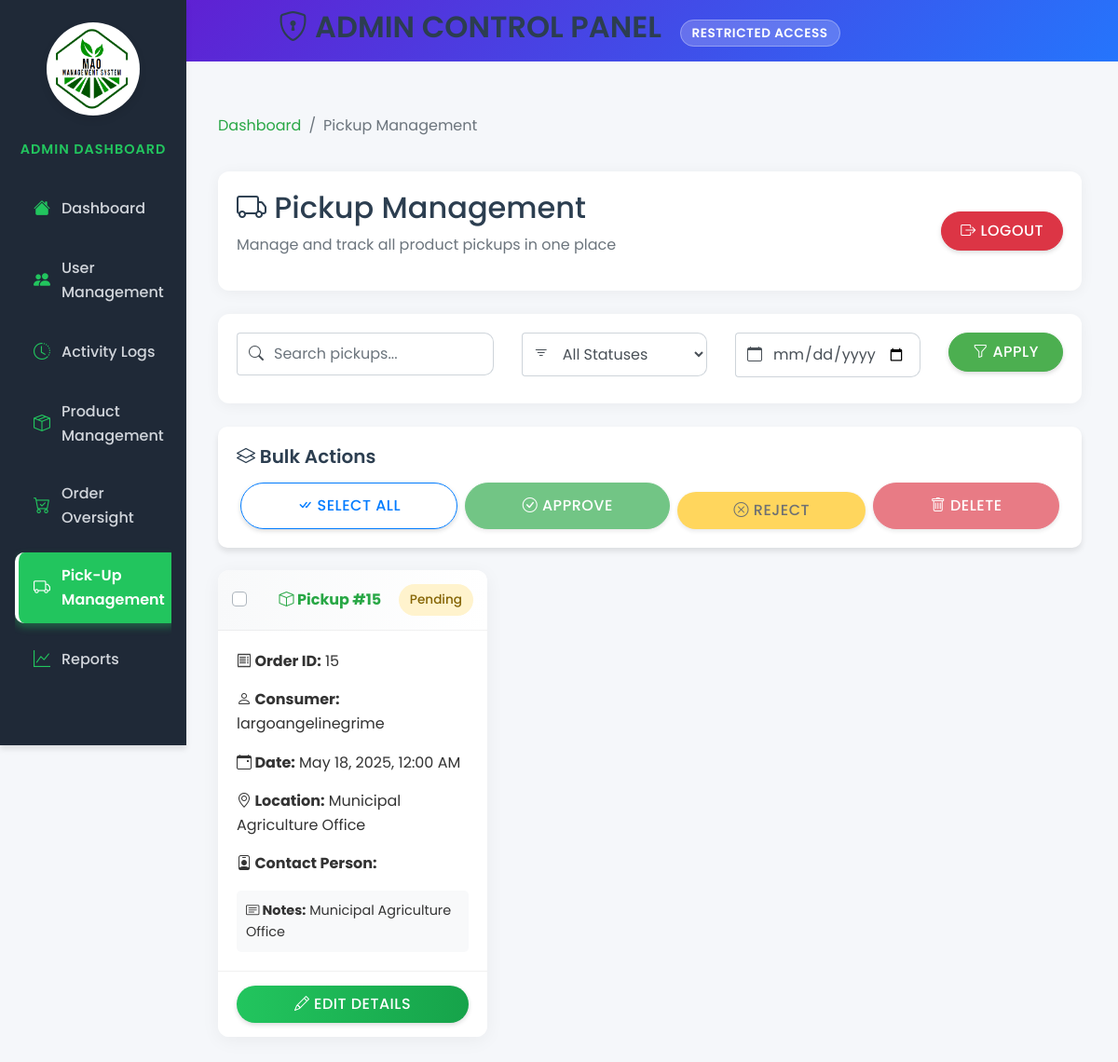
The app's page /views/admin/pickup-management.php?date=2025-05-18 00:00:00 (signed in) with its own data.
### tables this page shows
CREATE TABLE `pickups` (
  `pickup_id` int(11) NOT NULL,
  `order_id` int(11) NOT NULL,
  `payment_id` int(11) DEFAULT NULL,
  `pickup_status` enum('pending','processing','ready','completed','canceled') DEFAULT 'pending',
  `pickup_date` datetime DEFAULT NULL,
  `pickup_location` varchar(255) DEFAULT 'Municipal Agriculture Office',
  `pickup_notes` text DEFAULT NULL,
  `office_location` varchar(255) DEFAULT 'Municipal Agriculture Office',
  `contact_person` varchar(100) DEFAULT NULL
);

CREATE TABLE `orders` (
  `order_id` int(11) NOT NULL,
  `consumer_id` int(11) DEFAULT NULL,
  `order_status` enum('pending','processing','ready','completed','canceled') DEFAULT 'pending',
  `order_date` timestamp NOT NULL DEFAULT current_timestamp(),
  `pickup_details` text DEFAULT NULL
);

CREATE TABLE `users` (
  `user_id` int(11) NOT NULL,
  `username` varchar(50) NOT NULL,
  `password` varchar(255) NOT NULL,
  `email` varchar(100) NOT NULL,
  `role_id` int(11) DEFAULT NULL,
  `created_at` timestamp NOT NULL DEFAULT current_timestamp(),
  `updated_at` timestamp NOT NULL DEFAULT current_timestamp() ON UPDATE current_timestamp(),
  `first_name` varchar(100) NOT NULL,
  `last_name` varchar(100) NOT NULL,
  `contact_number` varchar(20) DEFAULT NULL,
  `address` text DEFAULT NULL
);

### views/admin/pickup-management.php (the view, shortened to what this page needs)
<?php
$database = new Database();
$conn = $database->connect();
$limit = 10;
$page = isset($_GET['page']) ? (int)$_GET['page'] : 1;
$offset = ($page - 1) * $limit;
$search = isset($_GET['search']) ? trim($_GET['search']) : '';
$dateFilter = isset($_GET['date']) ? $_GET['date'] : '';
$query = "SELECT
            p.pickup_id,
            o.order_id,
            c.username AS consumer_name,
            p.pickup_status,
            p.pickup_date,
            p.pickup_location,
            p.contact_person,
            p.pickup_notes
          FROM pickups AS p
          JOIN orders AS o ON p.order_id = o.order_id
          JOIN users AS c ON o.consumer_id = c.user_id";
$whereClauses = [];
$queryParams = [];
if (!empty($dateFilter)) {
    $whereClauses[] = "DATE(p.pickup_date) = :date";
    $queryParams[':date'] = $dateFilter;
}
if (!empty($whereClauses)) {
    $query .= " WHERE " . implode(" AND ", $whereClauses);
}
$query .= " ORDER BY p.pickup_date DESC LIMIT :limit OFFSET :offset";
$stmt = $conn->prepare($query);
$stmt->bindValue(':limit', $limit, PDO::PARAM_INT);
$stmt->bindValue(':offset', $offset, PDO::PARAM_INT);
if (!empty($queryParams)) {
    foreach ($queryParams as $param => $value) {
        $stmt->bindValue($param, $value, PDO::PARAM_STR);
    }
}
$stmt->execute();
$pickups = $stmt->fetchAll(PDO::FETCH_ASSOC);
?>
<!DOCTYPE html>
<html lang="en">
<head>
    <link href="https://stackpath.bootstrapcdn.com/bootstrap/4.5.2/css/bootstrap.min.css" rel="stylesheet">
    <link href="https://cdn.jsdelivr.net/npm/bootstrap-icons/font/bootstrap-icons.css" rel="stylesheet">
    <link rel="stylesheet" href="../../public/style/admin.css">
    <link rel="stylesheet" href="../../public/style/admin-sidebar.css">
    <link rel="stylesheet" href="../../public/style/pickup-management.css">
    <link rel="stylesheet" href="https://cdnjs.cloudflare.com/ajax/libs/bootstrap-datepicker/1.9.0/css/bootstrap-datepicker.min.css">
</head>
<body>
    <div class="admin-header text-center">
        <h2><i class="bi bi-shield-lock"></i> ADMIN CONTROL PANEL <span class="admin-badge">Restricted Access</span></h2>
    </div>
    <div class="container-fluid">
        <div class="row">
            <?php include '../../views/global/admin-sidebar.php'; ?>
            <main role="main" class="col-md-9 ml-sm-auto col-lg-10 px-4 py-4 pickup-management-page">
                <nav aria-label="breadcrumb">
                    <ol class="breadcrumb">
                        <li class="breadcrumb-item"><a href="admin-dashboard.php">Dashboard</a></li>
                        <li class="breadcrumb-item active" aria-current="page">Pickup Management</li>
                    </ol>
                </nav>
                <div class="page-header">
                    <div class="header-content">
                        <h1 class="h2"><i class="bi bi-truck"></i> Pickup Management</h1>
                        <p class="text-muted">Manage and track all product pickups in one place</p>
                    </div>
                    <form method="POST" onsubmit="return confirm('Are you sure you want to logout?');" class="logout-container">
                        <button type="submit" name="logout" class="btn btn-danger">
                            <i class="bi bi-box-arrow-right"></i> Logout
                        </button>
                    </form>
                </div>
                <div class="search-container">
                    <form method="GET" action="" class="row">
                        <div class="col-md-4 mb-2">
                            <div class="input-group">
                                <div class="input-group-prepend">
                                    <span class="input-group-text"><i class="bi bi-search"></i></span>
                                </div>
                                <input type="text" name="search" class="form-control" placeholder="Search pickups..." value="<?= htmlspecialchars($search) ?>">
                            </div>
                        </div>
                        <div class="col-md-3 mb-2">
                            <div class="input-group">
                                <div class="input-group-prepend">
                                    <span class="input-group-text"><i class="bi bi-filter"></i></span>
                                </div>
                                <select name="status" class="form-control">
                                    <option value="">All Statuses</option>
                                </select>
                            </div>
                        </div>
                        <div class="col-md-3 mb-2">
                            <div class="input-group">
                                <div class="input-group-prepend">
                                    <span class="input-group-text"><i class="bi bi-calendar"></i></span>
                                </div>
                                <input type="date" name="date" class="form-control" value="<?= htmlspecialchars($dateFilter) ?>">
                            </div>
                        </div>
                        <div class="col-md-2 mb-2">
                            <button type="submit" class="btn btn-success btn-block">
                                <i class="bi bi-funnel"></i> Apply
                            </button>
                        </div>
                    </form>
                </div>
                <div class="batch-actions-bar mb-3">
                    <div class="card">
                        <div class="card-body">
                            <h5 class="card-title mb-3"><i class="bi bi-layers"></i> Bulk Actions</h5>
                            <div class="d-flex flex-wrap justify-content-between">
                                <button type="button" id="selectAllBtn" class="btn btn-outline-primary flex-fill mx-1 mb-0">
                                    <i class="bi bi-check-all"></i> Select All
                                </button>
                                <button type="button" id="approveSelectedBtn" class="btn btn-success flex-fill mx-1 mb-0">
                                    <i class="bi bi-check-circle"></i> Approve
                                </button>
                                <button type="button" id="rejectSelectedBtn" class="btn btn-warning flex-fill mx-1 mb-0">
                                    <i class="bi bi-x-circle"></i> Reject
                                </button>
                                <button type="button" id="deleteSelectedBtn" class="btn btn-danger flex-fill mx-1 mb-0">
                                    <i class="bi bi-trash"></i> Delete
                                </button>
                            </div>
                        </div>
                    </div>
                </div>
                <?php if (count($pickups) > 0): ?>
                    <div class="row">
                        <?php foreach ($pickups as $pickup): ?>
                            <div class="col-md-6 col-lg-4">
                                <div class="card pickup-card mb-4">
                                    <div class="card-header d-flex justify-content-between align-items-center">
                                        <span class="font-weight-bold"><i class="bi bi-box"></i> Pickup #<?= htmlspecialchars($pickup['pickup_id']) ?></span>
                                        <span class="status-label status-<?= strtolower(str_replace(' ', '-', $pickup['pickup_status'])) ?>">
                                            <?= ucfirst(htmlspecialchars($pickup['pickup_status'])) ?>
                                        </span>
                                    </div>
                                    <div class="card-body">
                                        <p><strong><i class="bi bi-receipt"></i> Order ID:</strong> <?= htmlspecialchars($pickup['order_id']) ?></p>
                                        <p><strong><i class="bi bi-person"></i> Consumer:</strong> <?= htmlspecialchars($pickup['consumer_name']) ?></p>
                                        <p><strong><i class="bi bi-calendar-event"></i> Date:</strong> <?= htmlspecialchars(date("F j, Y, g:i A", strtotime($pickup['pickup_date']))) ?></p>
                                        <p><strong><i class="bi bi-geo-alt"></i> Location:</strong> <?= htmlspecialchars($pickup['pickup_location']) ?></p>
                                        <p>
                                            <strong><i class="bi bi-person-badge"></i> Contact Person:</strong>
                                        </p>
                                        <div class="pickup-notes">
                                            <strong><i class="bi bi-card-text"></i> Notes:</strong> <?= htmlspecialchars($pickup['pickup_notes'] ?: 'No notes available') ?>
                                        </div>
                                    </div>
                                    <div class="card-footer">
                                        <button type="button" class="btn btn-primary btn-block edit-pickup-btn"
                                                data-toggle="modal"
                                                data-target="#editPickupModal"
                                                data-pickup-id="<?= htmlspecialchars($pickup['pickup_id']) ?>"
                                                data-pickup-status="<?= htmlspecialchars($pickup['pickup_status']) ?>"
                                                data-pickup-date="<?= htmlspecialchars($pickup['pickup_date']) ?>"
                                                data-pickup-location="<?= htmlspecialchars($pickup['pickup_location']) ?>"
                                                data-contact-person="<?= htmlspecialchars($pickup['contact_person']) ?>"
                                                data-pickup-notes="<?= htmlspecialchars($pickup['pickup_notes']) ?>">
                                            <i class="bi bi-pencil"></i> Edit Details
                                        </button>
                                    </div>
                                </div>
                            </div>
                        <?php endforeach; ?>
                    </div>
                <?php endif; ?>
            </main>
        </div>
    </div>
</body>
</html>

### public/style/admin.css (style rules this page uses)
:root { --primary: #3f51b5; --secondary: #4caf50; --info: #2196f3; --warning: #ffc107; --danger: #f44336; --dark: #212121; --light: #f8f9fa; --shadow-sm: 0 2px 8px rgba(0, 0, 0, 0.06); --shadow-md: 0 5px 15px rgba(0, 0, 0, 0.07); --shadow-lg: 0 8px 25px rgba(0, 0, 0, 0.1); --transition: all 0.3s ease; --radius: 12px; --primary-color: #4caf50; --primary-dark: #3e8e41; --primary-light: #8bc34a; --secondary-color: #2196f3; --accent-color: #ff9800; --danger-color: #f44336; --warning-color: #ffeb3b; --success-color: #4caf50; --info-color: #2196f3; --dark-color: #343a40; --light-color: #f8f9fa; --gray-color: #6c757d; --light-gray: #e9ecef; --white-color: #ffffff; --shadow: 0 4px 6px rgba(0, 0, 0, 0.1); }
body { background-color: #f3f4f6; color: #475569; font-family: "Poppins", sans-serif; font-size: 16px; line-height: 1.6; margin: 0; padding: 0; overflow-x: hidden; background-color: #f5f7fa; color: #333; }
.btn-warning { background-color: #fbbf24; color: #fff; border: none; margin: 10px; }
.btn-primary { background: linear-gradient(to right, #22c55e, #16a34a); border: none; padding: 0.8rem 1.6rem; font-weight: 600; color: #ffffff; border-radius: 10px; transition: all 0.3s ease-in-out; }
.btn { border-radius: 50px; padding: 8px 20px; font-weight: 500; text-transform: uppercase; letter-spacing: 0.5px; transition: var(--transition); box-shadow: 0 2px 5px rgba(0, 0, 0, 0.15); }
.btn-primary { background-color: var(--primary-color); border-color: var(--primary-color); }
.btn-success { background-color: var(--success-color); border-color: var(--success-color); }
.btn-danger { background-color: var(--danger-color); border-color: var(--danger-color); }
.btn-warning { background-color: var(--warning-color); border-color: var(--warning-color); color: #212529; }
.container-fluid { padding: 20px 30px; }
h1, h2, h3, h4, h5, h6 { font-weight: 600; color: #2c3e50; }
.card { border: none; border-radius: var(--radius); box-shadow: var(--shadow); transition: var(--transition); margin-bottom: 24px; background-color: var(--white-color); }
.card-header { background: linear-gradient(135deg, var(--primary-color)); color: white; border-radius: var(--radius) var(--radius) 0 0 !important; padding: 15px 20px; font-weight: 500; border: none; }
.card-body { padding: 20px; }
.form-control { height: fit-content; border-radius: var(--radius); border: 1px solid #ced4da; padding: 10px 15px; transition: var(--transition); }
.breadcrumb { background-color: transparent; padding: 0.75rem 0; margin-bottom: 1rem; }
.breadcrumb-item a { color: var(--primary-color); text-decoration: none; transition: var(--transition); }
.breadcrumb-item.active { color: var(--gray-color); }

### public/style/admin-sidebar.css (style rules this page uses)
:root { --primary-color: #28a745; --primary-light: #e8f5e9; --sidebar-bg: #1f2937; --sidebar-hover: #16a34a; --sidebar-active: #22c55e; --sidebar-text: #d1d5db; --sidebar-icon: #22c55e; --transition: all 0.3s ease; --radius: 10px; --shadow-md: 0 4px 6px rgba(0, 0, 0, 0.1); }

### public/style/pickup-management.css (style rules this page uses)
:root { --primary-color: #28a745; --primary-light: #e8f5e9; --secondary-color: #007bff; --warning-color: #ffc107; --danger-color: #dc3545; --info-color: #17a2b8; --dark-color: #343a40; --light-color: #f8f9fa; --border-radius: 10px; --box-shadow: 0 4px 12px rgba(0, 0, 0, 0.1); --transition: all 0.3s ease; }
.breadcrumb { background-color: transparent; padding: 0.75rem 0; margin-bottom: 1.5rem; }
.breadcrumb-item a { color: var(--primary-color); text-decoration: none; transition: var(--transition); }
.search-container { background-color: white; border-radius: var(--border-radius); padding: 20px; margin-bottom: 25px; box-shadow: var(--box-shadow); }
.pickup-card { border: none; border-radius: var(--border-radius); box-shadow: var(--box-shadow); transition: var(--transition); overflow: hidden; }
.pickup-card .card-header { background-color: var(--primary-light); border-bottom: 2px solid var(--primary-color); font-weight: 600; color: var(--primary-color); }
.pickup-card .card-body { padding: 20px; }
.pickup-card .card-footer { background-color: white; border-top: 1px solid #f0f0f0; padding: 15px 20px; }
.status-label { padding: 6px 12px; border-radius: 20px; font-size: 0.85rem; font-weight: 500; }
.status-pending { background-color: #fff3cd; color: #856404; }
.pickup-notes { max-height: 80px; overflow-y: auto; margin-top: 10px; padding: 10px; background-color: #f8f9fa; border-radius: 5px; font-size: 0.9rem; }

### records on screen
pickups: pickup_id "15", pickup_status "Pending", order.order_id "15", users.username "largoangelinegrime", pickup_date "May 18, 2025, 12:00 AM", pickup_location "Municipal Agriculture Office", pickup_notes "Municipal Agriculture Office"
